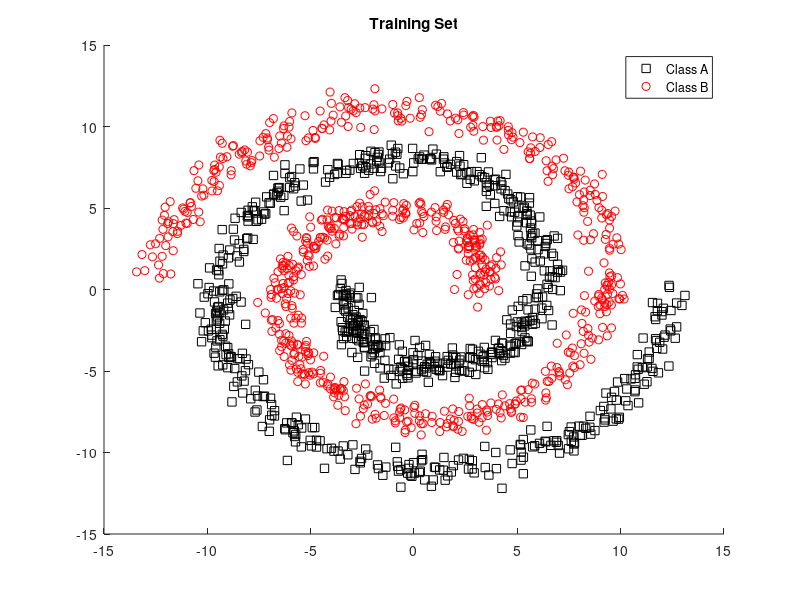

Recreate this plot in MATLAB. (Note: this script raises an error after producing the figure.)
clc
clear all
close all

load('spiral.mat');
% load('spiral.mat');

%Determination of the training set. This training set includes 75% of each Table A and B
TrainingSetA = A(1:length(A)*3/4,:);
TrainingSetB = B(1:length(B)*3/4,:);

%Determination of the test set. This test set includes 25% of each Table A and B
TestSet = [A(length(A)*3/4+1:length(A),:) ; B(length(B)*3/4+1:length(B),:)];
TrainingSet = [TrainingSetA;TrainingSetB];

%This figure depicts the two classes of the training set.
figure();
hold on
plot(A(1:length(A)*3/4,1),A(1:length(A)*3/4,2),'ks');
plot(B(1:length(B)*3/4,1),B(1:length(B)*3/4,2),'ro');
legend('Class A','Class B');
hold off
title('Training Set')

%% --------------EXCERCISE1-------------

%Prior Probabilities
pr_classA = size(A,1)/(size(A,1)+size(B,1));
pr_classB = size(B,1)/(size(A,1)+size(B,1)) ;


%means covariance matrix
sumAx=0;
sumAy=0;
sumBx=0;
sumBy=0;
for i=1:size(TrainingSetA,1)
   sumAx = sumAx + TrainingSetA(i,1);
   sumAy = sumAy + TrainingSetA(i,2);
   sumBx = sumBx + TrainingSetB(i,1);
   sumBy = sumBy + TrainingSetB(i,2);
end
meanA = [sumAx sumAy]/size(TrainingSetA,1);
meanB = [sumBx sumBy]/size(TrainingSetA,1);

%covariance matrix
covA = cov(TrainingSetA);
covB = cov(TrainingSetB);
 
%Probability of the test dataset to 
%belong in class A or class B
pA = mvnpdf(TestSet,meanA,covA);
pB = mvnpdf(TestSet,meanB,covB);


PostA = (pA .* pr_classA) ./ (pA .* pr_classA + pB .* pr_classB);
PostB = (pB .* pr_classB) ./ (pA .* pr_classA + pB .* pr_classB);

%classification1
classification=zeros(size(TestSet));
for i=1:size(TestSet,1)
   
    if PostA(i) > PostB(i)
        classification(i,1)=1;
        classification(i,2)=0;
    else
        classification(i,1)=0;
        classification(i,2)=1;
    end
end
 
%efficiency evaluation and error rate
labels=[[ones(length(TestSet)*1/2,1) zeros(length(TestSet)*1/2,1)]; [zeros(length(TestSet)*1/2,1) ones(length(TestSet)*1/2,1) ]];
[C, rate] = confmat(classification, labels);
accuracy=rate(1,2)/length(TestSet);
error_rate=1-accuracy;

tic
%% ------------EXERCISE2-------------
%EM algorithm
num_ellipse=3;
figure();
[loglA mogA] = em_mog(TrainingSetA,num_ellipse,2);
figure();
[loglB mogB] = em_mog(TrainingSetB,num_ellipse,2);

%Posterior Probability
sumA=0;
sumB=0;
for i=1:num_ellipse 
pA = mogA{i}.PI * mvnpdf(TestSet,mogA{i}.MU,mogA{i}.SIGMA);
pB = mogB{i}.PI * mvnpdf(TestSet,mogB{i}.MU,mogB{i}.SIGMA);
sumB = sumB + pB;
sumA = sumA + pA;
end

%classification2
classification2=zeros(size(TestSet));
for i=1:size(TestSet,1)
   
    if sumA(i) > sumB(i)
        classification2(i,1)=1;
        classification2(i,2)=0;
    else
        classification2(i,1)=0;
        classification2(i,2)=1;
    end
end

%efficiency evaluation and error rate
labels2=[[ones(length(TestSet)*1/2,1) zeros(length(TestSet)*1/2,1)]; [zeros(length(TestSet)*1/2,1) ones(length(TestSet)*1/2,1) ]];
[C2, rate2] = confmat(classification2, labels);
accuracy2=rate2(1,2)/length(TestSet);
error_rate2=1-accuracy2;
toc

%------------EXERCISE3-------------

% ln[p(a) + p(b)] when ln p(a) = -1000 and ln p(b) = -1001 computation.
y = [-1000 -1001];
check = logsumexp (y);

tic
%EM algorithm with log probabilities
figure();
[loglA mogA] = em_mog_ex3(TrainingSetA,num_ellipse,2);
figure();
[loglB mogB] = em_mog_ex3(TrainingSetB,num_ellipse,2);

%Posterior Probability
sumA=0;
sumB=0;
for i=1:num_ellipse 
    PA = mogA{i}.PI*mvnpdf(TestSet,mogA{i}.MU,mogA{i}.SIGMA);
    sumA = sumA + PA;
    PB = mogB{i}.PI*mvnpdf(TestSet,mogB{i}.MU,mogB{i}.SIGMA);
    sumB = sumB + PB;
end

%classification3
classification3=zeros(size(TestSet));
for i=1:size(TestSet,1)
   
    if sumA(i) > sumB(i)
        classification3(i,1)=1;
        classification3(i,2)=0;
    else
        classification3(i,1)=0;
        classification3(i,2)=1;
    end
end

%efficiency evaluation and error rate
labels3=[[ones(length(TestSet)*1/2,1) zeros(length(TestSet)*1/2,1)]; [zeros(length(TestSet)*1/2,1) ones(length(TestSet)*1/2,1) ]];
[C3, rate3] = confmat(classification3, labels3);
accuracy3=rate3(1,2)/length(TestSet);
error_rate3=1-accuracy3;
toc







